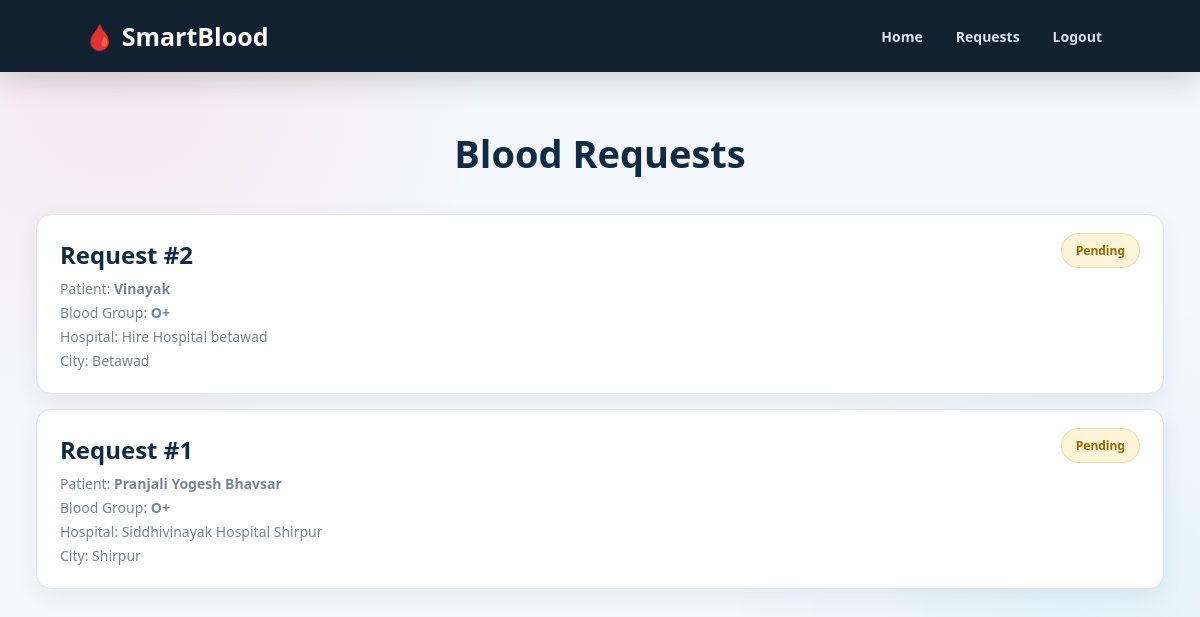
/requests (signed in), run on an earlier commit of the app's database.
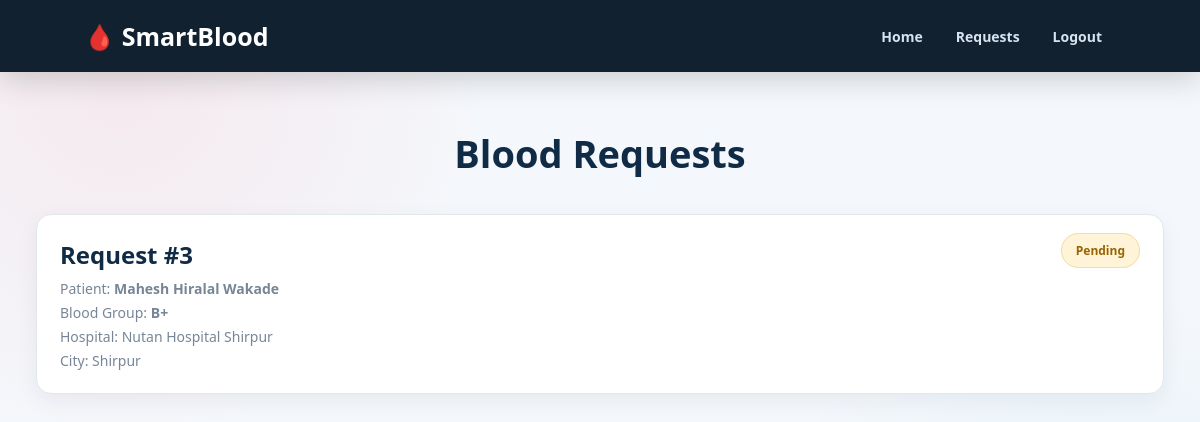
And on a later commit of the database.
### tables this page shows
CREATE TABLE blood_requests (
            id INTEGER PRIMARY KEY AUTOINCREMENT,
            receiver_id INTEGER,
            patient_name TEXT NOT NULL,
            blood_group TEXT NOT NULL,
            hospital TEXT NOT NULL,
            city TEXT NOT NULL,
            status TEXT DEFAULT 'Pending'
        );

### app.py (the view)
@app.route("/requests")
def requests():
    user = get_current_user()
    if not user:
        return redirect("/login")
    conn = get_db()
    blood_requests = conn.execute("""
        SELECT *
        FROM blood_requests
        ORDER BY id DESC
    """).fetchall()
    conn.close()
    return render_template(
        "requests.html",
        requests=blood_requests
    )

### app.py (called while the page is built)
def get_db():
    conn = sqlite3.connect(DATABASE)
    conn.row_factory = sqlite3.Row
    return conn

def get_current_user():
    if "user_id" not in session:
        return None
    conn = get_db()
    user = conn.execute("""
        SELECT *
        FROM users
        WHERE id = ?
    """, (session["user_id"],)).fetchone()
    conn.close()
    return user

### templates/requests.html (shortened to what this page needs)
<!DOCTYPE html>
<html lang="en">
<head>
    <link rel="stylesheet"
          href="{{ url_for('static', filename='style.css') }}">
</head>
<body>
<header>
    <div class="logo">
        🩸 SmartBlood
    </div>
    <nav>
        <a href="/">Home</a>
        <a href="/requests">
            Requests
        </a>
        <a href="/logout">
            Logout
        </a>
    </nav>
</header>
<div class="admin-container">
    <h1>Blood Requests</h1>
    {% if requests %}
    <div class="request-list">
        {% for req in requests %}
        <div class="request-card">
            <div>
                <h2>
                    Request #{{ req["id"] }}
                </h2>
                <p>
                    Patient:
                    <strong>
                        {{ req["patient_name"] }}
                    </strong>
                </p>
                <p>
                    Blood Group:
                    <strong>
                        {{ req["blood_group"] }}
                    </strong>
                </p>
                <p>
                    Hospital:
                    {{ req["hospital"] }}
                </p>
                <p>
                    City:
                    {{ req["city"] }}
                </p>
            </div>
            <div>
                <span class="status">
                    {{ req["status"] }}
                </span>
            </div>
        </div>
        {% endfor %}
    </div>
    {% endif %}
</div>
</body>
</html>

### Static/style.css (style rules this page uses)
* { margin: 0; padding: 0; box-sizing: border-box; }
html { scroll-behavior: smooth; }
body { font-family: "Segoe UI", Arial, sans-serif; color: #182433; background: radial-gradient( circle at 10% 10%, rgba(255, 64, 88, 0.08), transparent 28% ), radial-gradient( circle at 90% 80%, rgba(0, 188, 212, 0.08), transparent 28% ), #f4f7fb; min-height: 100vh; }
header { position: sticky; top: 0; z-index: 1000; min-height: 72px; padding: 0 7%; display: flex; align-items: center; justify-content: space-between; background: rgba(8, 24, 40, 0.96); box-shadow: 0 8px 30px rgba(0, 0, 0, 0.16); backdrop-filter: blur(12px); }
.logo { color: white; font-size: 25px; font-weight: 800; cursor: pointer; transition: 0.3s ease; }
nav { display: flex; align-items: center; gap: 5px; }
nav a { position: relative; padding: 9px 14px; color: #d8e3ed; text-decoration: none; font-size: 14px; font-weight: 600; border-radius: 8px; transition: color 0.3s ease, background 0.3s ease, transform 0.3s ease; }
nav a::after { content: ""; position: absolute; left: 50%; bottom: 3px; width: 0; height: 2px; background: #00d4ff; transform: translateX(-50%); transition: width 0.3s ease; }
.request-list { display: flex; flex-direction: column; gap: 15px; }
.request-card { display: flex; align-items: flex-start; justify-content: space-between; gap: 20px; padding: 23px; background: white; border: 1px solid #e0e7ed; border-radius: 15px; box-shadow: 0 7px 22px rgba(10,35,60,0.06); transition: transform 0.3s ease, box-shadow 0.3s ease; }
.request-card h2, .request-card h3 { color: #102b46; margin-bottom: 8px; }
.request-card p { color: #778696; font-size: 14px; margin-top: 5px; }
.status { padding: 8px 14px; border-radius: 20px; background: #fff4d7; color: #986400; border: 1px solid #f0dda7; font-size: 12px; font-weight: 800; }
.admin-container { width: 1150px; max-width: 94%; margin: 55px auto; }
.admin-container > h1 { color: #102b46; text-align: center; font-size: 38px; margin-bottom: 35px; }

What changed in the data, as far as the page shows it:
removed blood_requests: id "2", patient_name "Vinayak", blood_group "O+", hospital "Hire Hospital betawad", city "Betawad", status "Pending"
removed blood_requests: id "1", patient_name "Pranjali Yogesh Bhavsar", blood_group "O+", hospital "Siddhivinayak Hospital Shirpur", city "Shirpur", status "Pending"
added blood_requests: id "3", patient_name "Mahesh Hiralal Wakade", blood_group "B+", hospital "Nutan Hospital Shirpur", city "Shirpur", status "Pending"
